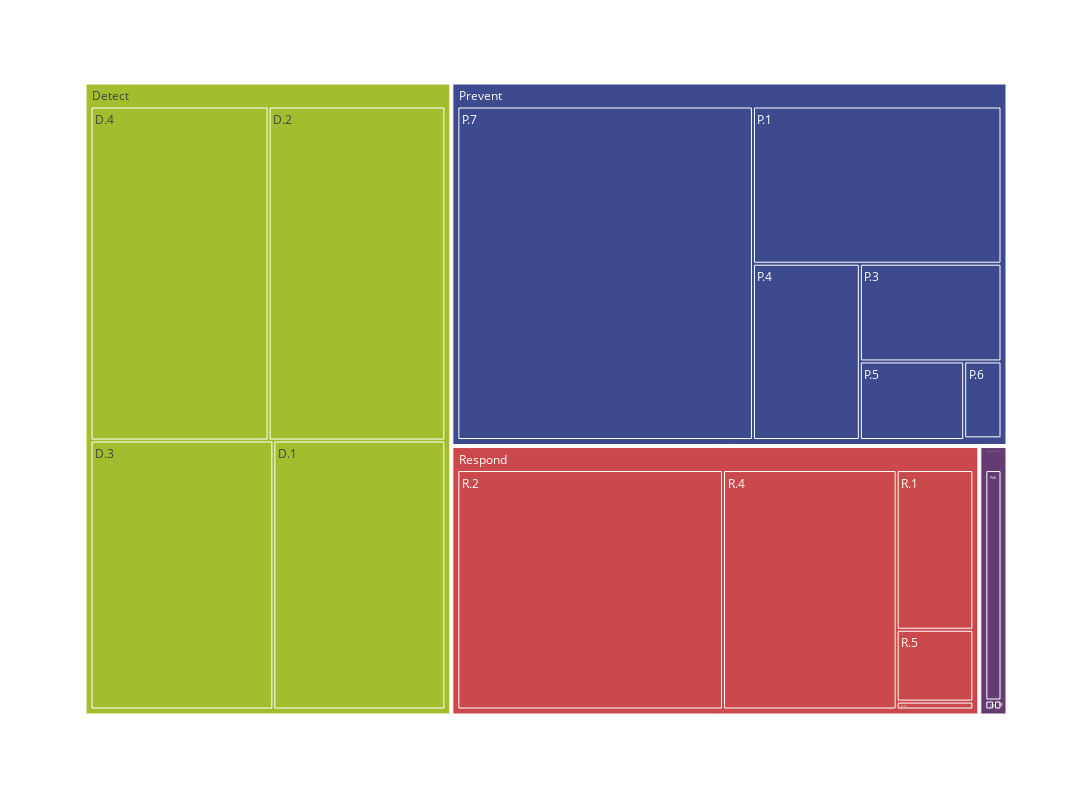

The notebook cell this image was saved under:
### Code cell
color_map = {
    'Prevent': '#3D4A8D',
    'Detect': '#A2BE2F',
    'Respond': '#CB494B',
    'IHR Related Hazards': '#633D71',
    '(?)':'#CACED3'}

# Create treemap
fig = px.treemap(fig1c,
                 path=['Theme', 'Core capacity'],
                 values='Total disbursed',
                 color="Theme"
                 color_discrete_map=color_map,
                 height=800,width=1300
                 )
year = fig1c['Year'].index.tolist()
fig.update_traces(tiling_packing='squarify')
fig.show()

fig.write_image("noyear_treemap.png")

### Figure 1 — Plotly figure (JSON) as saved in the notebook; plotly's stock layout.template omitted (floating-point values rounded to 4 significant figures)
{"data": [{"branchvalues": "total", "customdata": [["Prevent"], ["Respond"], ["Prevent"], ["Respond"], ["Respond"], ["Respond"], ["Prevent"], ["Detect"], ["IHR Related Hazards"], ["Respond"], ["IHR Related Hazards"], ["IHR Related Hazards"], ["Prevent"], ["Prevent"], ["Detect"], ["Respond"], ["Prevent"], ["Prevent"], ["Detect"], ["Detect"], ["Detect"], ["IHR Related Hazards"], ["Prevent"]], "domain": {"x": [0, 1], "y": [0, 1]}, "hovertemplate": "labels=%{label}<br>Total disbursed=%{value}<br>parent=%{parent}<br>id=%{id}<br>Theme=%{customdata[0]}<extra></extra>", "ids": ["Prevent/P.7", "Respond/R.4", "Prevent/P.1", "Respond/R.3", "Respond/R.5", "Respond/R.2", "Prevent/P.5", "Detect", "IHR Related Hazards/RE", "Respond/R.1", "IHR Related Hazards/PoE", "IHR Related Hazards/CE", "Prevent/P.4", "Prevent/P.2", "Detect/D.2", "Respond", "Prevent/P.6", "Prevent/P.3", "Detect/D.4", "Detect/D.3", "Detect/D.1", "IHR Related Hazards", "Prevent"], "labels": ["P.7", "R.4", "P.1", "R.3", "R.5", "R.2", "P.5", "Detect", "RE", "R.1", "PoE", "CE", "P.4", "P.2", "D.2", "Respond", "P.6", "P.3", "D.4", "D.3", "D.1", "IHR Related Hazards", "Prevent"], "marker": {"colors": ["#3D4A8D", "#CB494B", "#3D4A8D", "#CB494B", "#CB494B", "#CB494B", "#3D4A8D", "#A2BE2F", "#633D71", "#CB494B", "#633D71", "#633D71", "#3D4A8D", "#3D4A8D", "#A2BE2F", "#CB494B", "#3D4A8D", "#3D4A8D", "#A2BE2F", "#A2BE2F", "#A2BE2F", "#633D71", "#3D4A8D"]}, "name": "", "parents": ["Prevent", "Respond", "Prevent", "Respond", "Respond", "Respond", "Prevent", "", "IHR Related Hazards", "Respond", "IHR Related Hazards", "IHR Related Hazards", "Prevent", "Prevent", "Detect", "", "Prevent", "Prevent", "Detect", "Detect", "Detect", "", ""], "tiling": {"packing": "squarify"}, "type": "treemap", "values": [31167346972, 13586760707, 12355035973, 198085894, 1800977351, 20786998919, 2592895069, 65901064951, 37329162, 4003501693, 2072337436, 43326695, 5958390359, 20006929, 18186390526, 40376324564, 907284305, 4374496071, 18321452835, 15147690417, 14245531173, 2152993293, 57375455678]}], "layout": {"height": 800, "legend": {"tracegroupgap": 0}, "margin": {"t": 60}, "width": 1300}}
